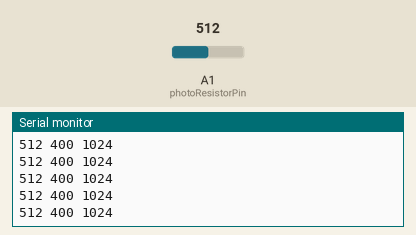
This sketch was run on a simulated Arduino Uno, built with avr-gcc and run on an emulated ATmega328P. Parts: the last lines printed to the serial monitor. The test bench sets the inputs (shaded band); at power-on: A1 (photoResistorPin) = 512.

Above: at 1.2 s.
1.3 s: A1 (photoResistorPin) set to 390
At 1.31 s:
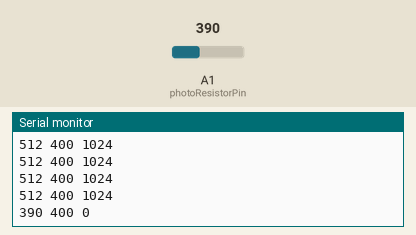
2.8 s: A1 (photoResistorPin) set to 410
At 2.82 s:
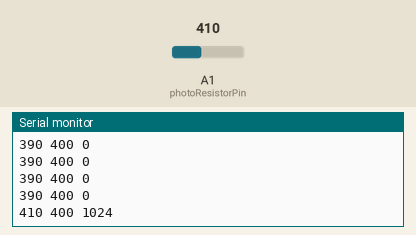
Timing chart, 0 to 5.8 s (numbered marks = the images above; inputs shaded):
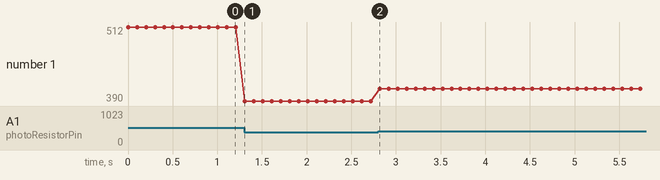

Measured:
- after the input at 1.3 s, the serial monitor: prints a new line at once (image 1)
- after the input at 2.8 s, the serial monitor: prints a new line at once (image 2)
- plotted number 1: 512 → 390 after the input at 1.3 s, 390 → 410 after the input at 2.8 s

The sketch:

Morse_code_threshold.ino
```cpp
// (licence header left out)
// This demo showcases the inner workings of a threshold in electronics
// You can change the threshold by changing the "threshold" variable below.
// If the sensor value is above the threshold, the output will be set to "1" otherwise it is "0".

int threshold = 400; // Values must be between 0 and 1024
int photoResistorPin = A1; // Pin where we connect the photoresistor

void setup() {
  pinMode(photoResistorPin,INPUT); // Initailizing the photoresistor pin as an input
  Serial.begin(9600);// Start a Serial Connection
}

void loop() {
  // we store the values of the photoresistor (y1), threshold (y2) and output (y3) and then send them over serial to be displayed
  int y1 = analogRead(photoResistorPin);
  int y2 = threshold;
  int y3 = 0; // by default we assume the output is 0
  if(y1>y2){y3=1024;} // if photoresistor value > threshold, we switch output to 1

  Serial.print(y1);
  Serial.print(" "); // a space ' ' or  tab '\t' character is printed between the two values.
  Serial.print(y2);
  Serial.print(" "); // a space ' ' or  tab '\t' character is printed between the two values.
  Serial.println(y3);

  delay(100);
}
```
